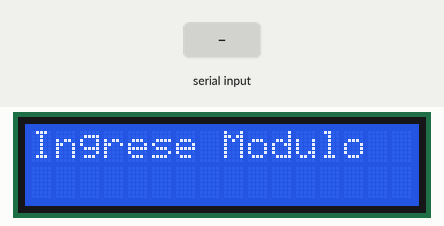
This sketch was run on a simulated Arduino Uno, built with avr-gcc and run on an emulated ATmega328P. On the bench: 16×2 character LCD. The test bench sets the inputs (shaded band).

Above: at 1.2 s.
1.3 s: "90,45\n" received over Serial
At 2.5 s:
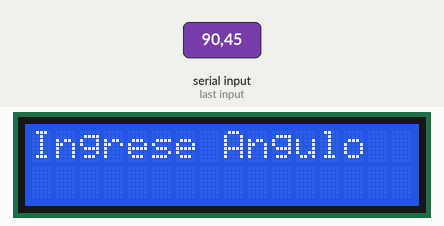
At 5.9 s:
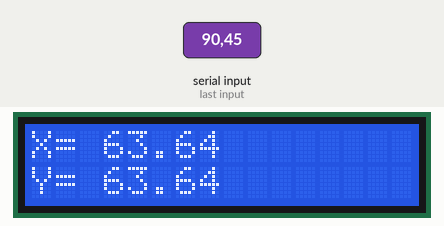
Timing chart, 0 to 7.4 s (numbered marks = the images above; inputs shaded):
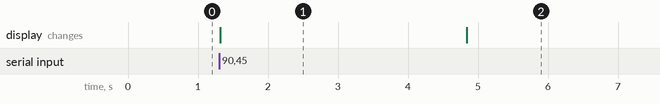

Measured:
- after the input at 1.3 s, the display: changes at once (image 1)
- what the display in image 1 shows lasts 3.5 s, from 1.3 s to 4.8 s

The sketch:

TP5.ino
```cpp
#define PI 3.14159265
#include <LiquidCrystal_I2C.h>
#include <LCD.h>
float X,Y;
float MODULO,ANGULO;
LiquidCrystal_I2C lcd (0x27, 2, 1, 0, 4, 5, 6, 7);
int PoRec (float mod,float ang, float *x, float *y){
     float conv1=ang*PI/180;
	*x= mod*cos (conv1);
    *y= mod*sin (conv1);
}
void setup() {
   lcd.setBacklightPin(3,POSITIVE);  // puerto P3 de PCF8574 como positivo
    lcd.setBacklight(HIGH);   // habilita iluminacion posterior de LCD
    lcd.begin(16, 2);     // 16 columnas por 2 lineas para LCD 1602A
    lcd.clear();
    Serial.begin(9600);
}

void loop() {
  lcd.setCursor(0,0);
  lcd.print("Ingrese Modulo");
  while (Serial.available() == 0) {

  }
	MODULO=Serial.parseFloat();
  lcd.clear();
  lcd.setCursor(0,0);
	lcd.print("Ingrese Angulo");
    while (Serial.available() == 0) {  //funciona como espera a que se ingrese el valor

  }
  delay(3500);
  ANGULO=Serial.parseFloat();
  PoRec(MODULO,ANGULO,&X,&Y);
  lcd.clear();
  lcd.setCursor(0,0);
	lcd.print("X=");
  lcd.setCursor(3,0);
  lcd.print(X);
  lcd.setCursor(0,1);
  lcd.print("Y=");
  lcd.setCursor(3,1);
  lcd.print(Y);
  delay(100000);
}
```
